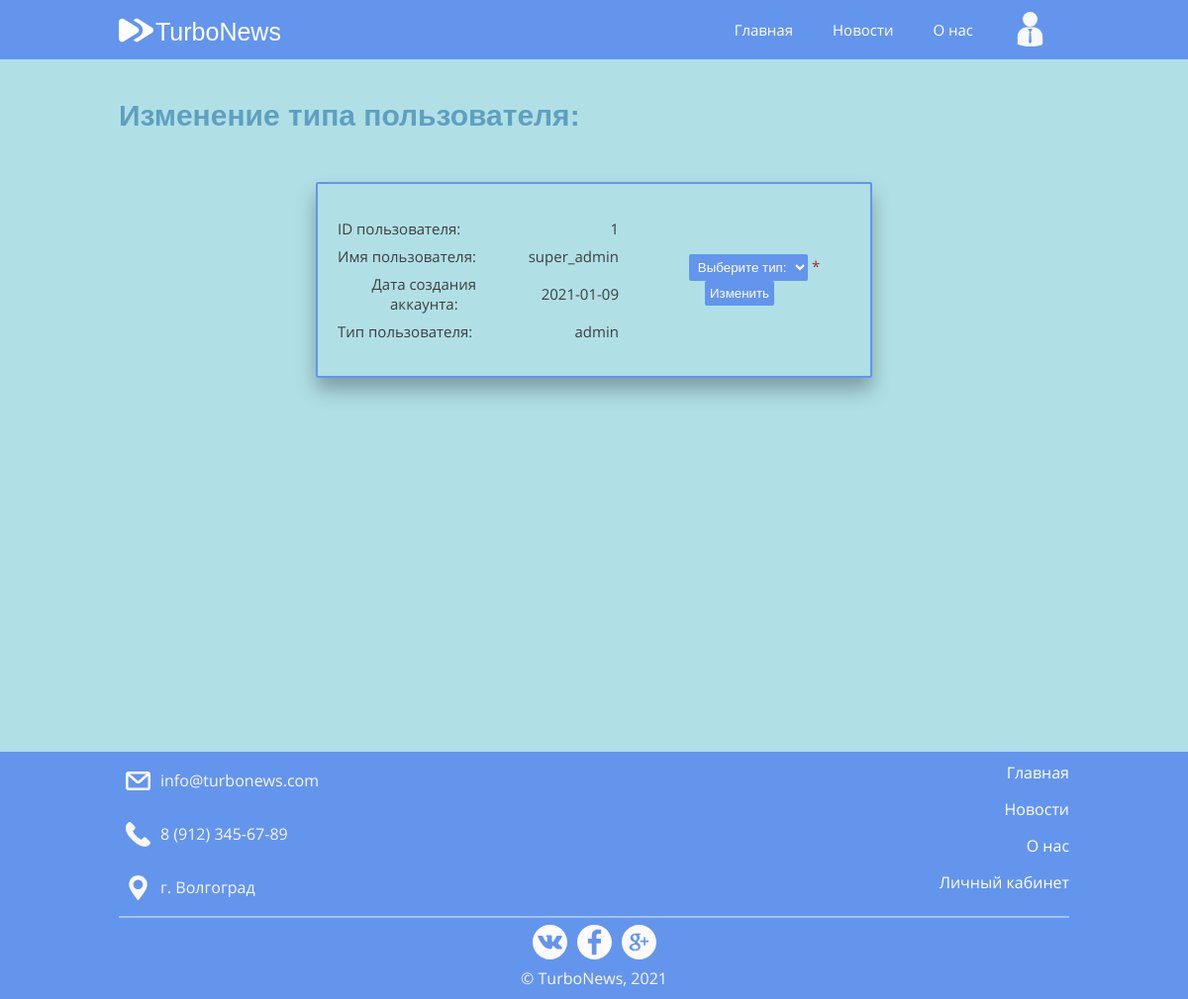
The page /index.php?page=updateUserType&userID=1 (signed in) on the database its author committed.
### tables this page shows
CREATE TABLE `user_list` (
  `user_id` int(11) NOT NULL,
  `user_name` varchar(50) NOT NULL,
  `user_password` varchar(50) NOT NULL,
  `user_image` mediumtext DEFAULT NULL,
  `user_type` varchar(50) NOT NULL,
  `user_date` date NOT NULL,
  `user_info` mediumtext DEFAULT NULL
);

### pages/userUpdateType.php (the view, shortened to what this page needs)
<h1 id="userPageTitle">Изменение типа пользователя:</h1>
<?php
	require_once 'connection.php';
	$connectUsrUpdType = mysqli_connect($hostname, $username, $password, $database)
		or die("Error" . mysqli_error($connectUsrUpdType));
	mysqli_set_charset($connectUsrUpdType, 'utf-8');
	$currentSessionID = $_SESSION['user-log-id'];
	$chekIsAdminKey = 0;
	$userTypeQuery = "SELECT * FROM user_list";
	$userTypeLoad = mysqli_query($connectUsrUpdType, $userTypeQuery)
		or die("Error" . mysqli_error($connectUsrUpdType));
	if($userTypeLoad) {
		while($loadUserType = mysqli_fetch_array($userTypeLoad)) {
			if($currentSessionID == $loadUserType['user_id'] && $loadUserType['user_type'] == 'admin') {
				$chekIsAdminKey = 1;
			}
		}
	}
	if($chekIsAdminKey == 0) {
		?>
		<h1 id="userListTitle">Страница предназначена только для администрации сайта!</h1>
		<a href="/" id="errorGoMain">Вернуться на главную</a>
		<?php
	} else {
		?>
		<div id="changeUserTypeBar">
		<?php
			$userUpdateID = (int)$_GET['userID'];
			$userInfoQuery = "SELECT * FROM user_list";
			$userInfoLoad = mysqli_query($connectUsrUpdType, $userInfoQuery)
				or die("Error" . mysqli_error($connectUsrUpdType));
			if($userInfoLoad) {
				while($loadUserInfo = mysqli_fetch_array($userInfoLoad)) {
					if($loadUserInfo['user_id'] == $userUpdateID) {
						?>
						<table id="changeUserTypeTable">
							<tr>
								<td><div class="userUpdTypeText">ID пользователя:<div></td>
								<td>
									<div class="userUpdTypeInfo"><?php  echo $loadUserInfo['user_id']; ?></div>
								</td>
							</tr>
							<tr>
								<td><div class="userUpdTypeText">Имя пользователя:</div></td>
								<td>
									<div class="userUpdTypeInfo"><?php  echo $loadUserInfo['user_name']; ?></div>
								</td>
							</tr>
							<tr>
								<td><div class="userUpdTypeText">Дата создания аккаунта:</div></td>
								<td>
									<div class="userUpdTypeInfo"><?php  echo $loadUserInfo['user_date']; ?></div>
								</td>
							</tr>
							<tr>
								<td><div class="userUpdTypeText">Тип пользователя:</div></td>
								<td>
									<div class="userUpdTypeInfo"><?php  echo $loadUserInfo['user_type']; ?></div>
								</td>
							</tr>
						</table>
						<form action="../scripts/changeUserTypeScript.php" method="POST">
							<select required name="userChangeTypeSelect" id="selectUsrChangeType">
								<option value="none" hidden="">Выберите тип:</option>
							</select>
							<span class="requiredField">*</span>
							<input type="submit" name="userChangeTypeButton" id="userChangeTypeBtn" value="Изменить">
						</form>
						<?php
					}
				}
			}
		?>
		</div>
	<?php
	}
?>

### styles/site.css (style rules this page uses)
body, html { padding: 0; margin: 0; color: #F8F8FF; font-family: "OpenSans", sans-serif; background-color: #B0E0E6; }
.requiredField { font-size: 15px; color: #A52A2A; }
#userPageTitle { font-family: Exo, sans-serif; font-size: 30px; margin-top: 30px; text-align: left; color: #5F9FC0; margin-bottom: 50px; }
#changeUserTypeBar { width: 55%; height: 50%; padding-top: 30px; padding-bottom: 30px; padding-right: 15px; padding-left: 15px; margin: auto; border: 2px solid #6495ED; border-radius: 2px 2px 2px 2px; text-align: center; display: flex; align-items: center; justify-content: center; box-shadow: 0 12px 20px rgba(0, 0, 0, 0.3); margin-bottom: 70px; }
#changeUserTypeTable td { padding: 3px; }
.userUpdTypeText { font-family: OpenSans, sans-serif; color: #3e3e3e; font-size: 15px; float: left; margin-right: 10px; }
.userUpdTypeInfo { font-family: OpenSans, sans-serif; color: #3e3e3e; font-size: 15px; float: right; }
#selectUsrChangeType { border-radius: 2px 2px 2px 2px; background-color: #6495ED; border: none; color: #fff; padding: 5px 5px; display: inline-block; margin-left: 30px; }
#userChangeTypeBtn { border-radius: 2px 2px 2px 2px; background-color: #6495ED; border: none; color: #fff; padding: 5px 5px; display: inline-block; }

### rows shown on the page
user_list: user_id "1", user_name "super_admin", user_date "2021-01-09", user_type "admin"
